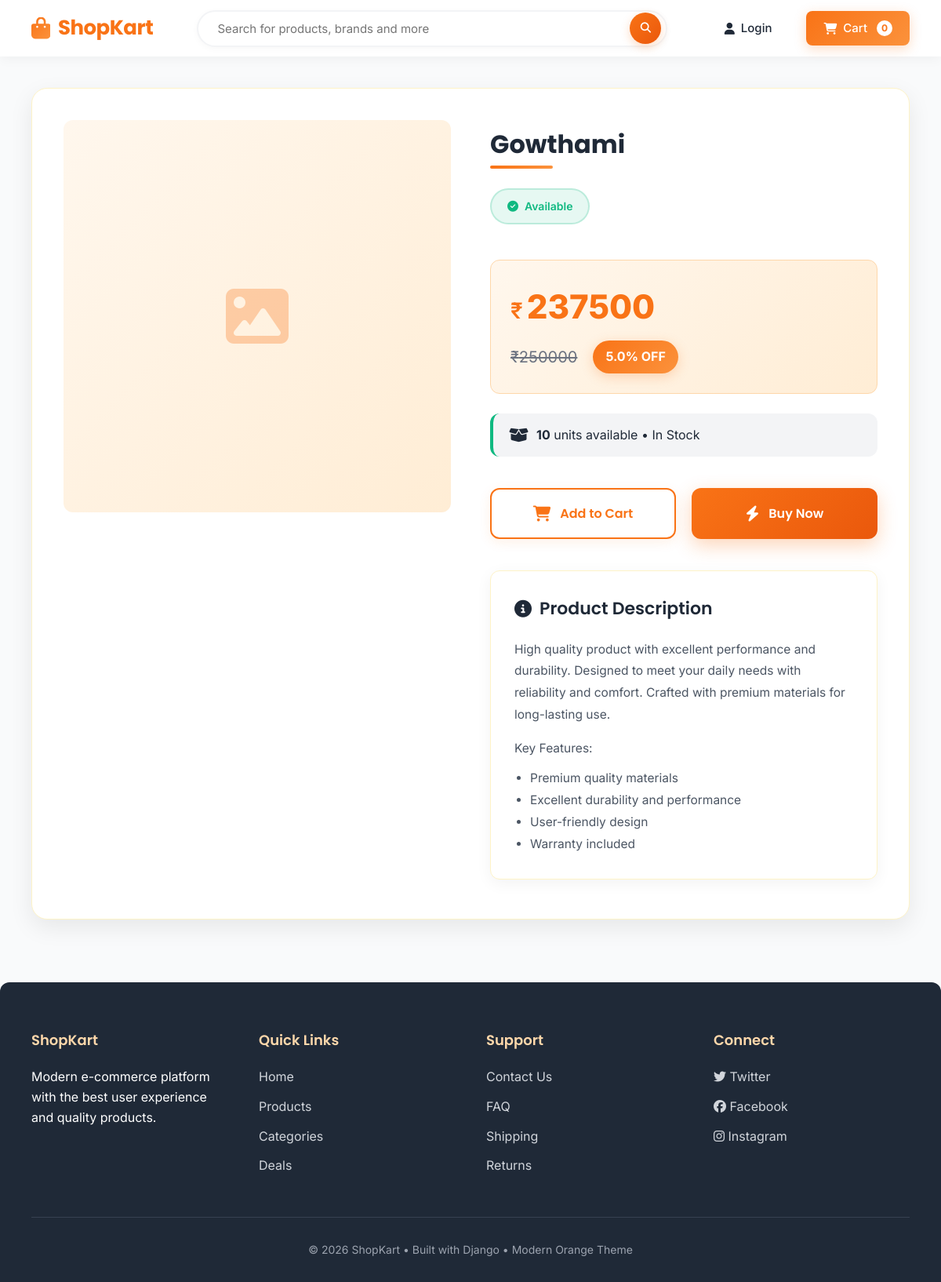
Before: /proucts/12/ with the older database file.
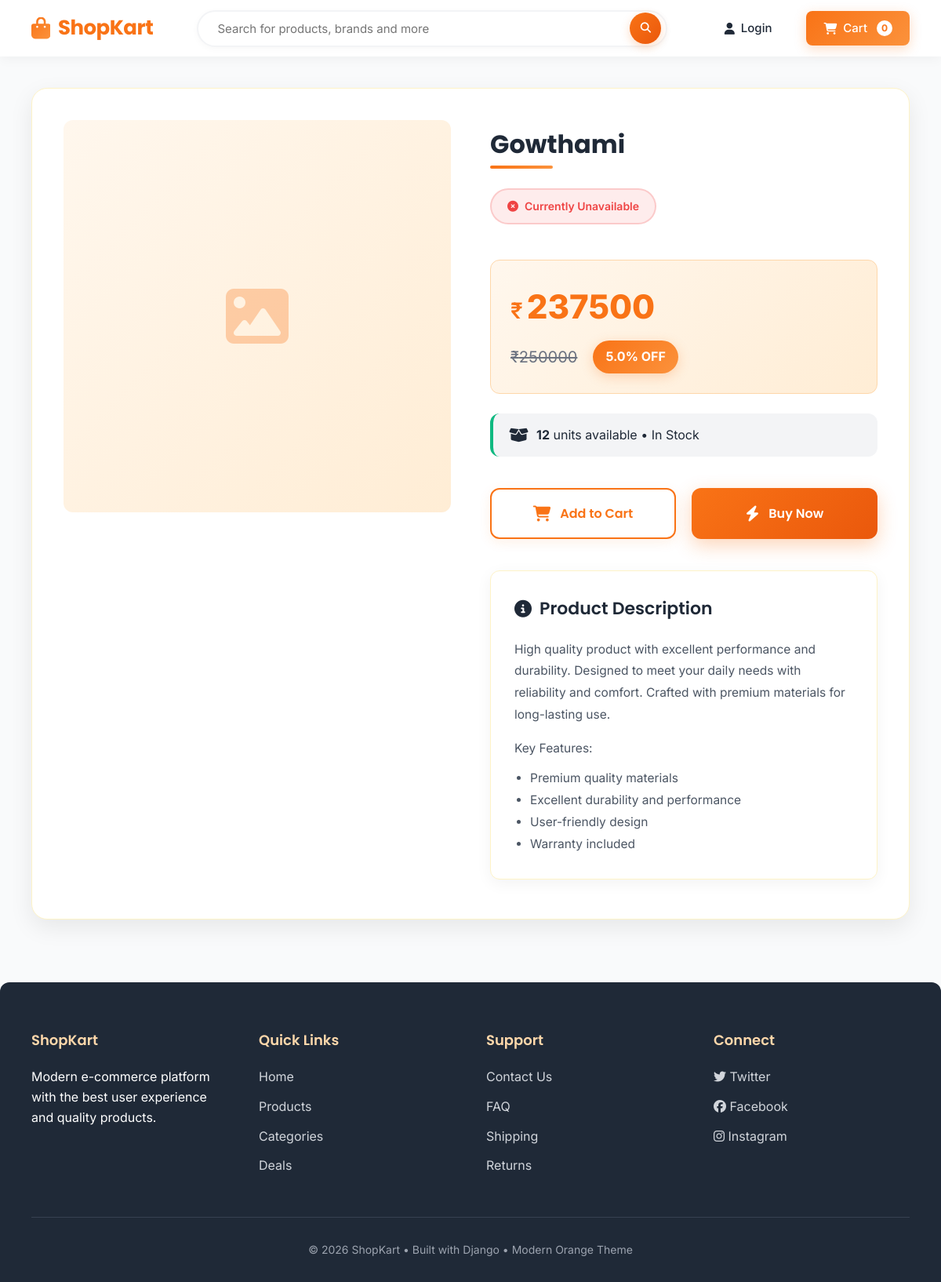
After: the same page with the newer database file.
### product/models.py (models this page shows)
class Product(models.Model):
    seller_id=models.ForeignKey(Seller_Profile,on_delete=models.CASCADE)
    category_id=models.ForeignKey(Category,on_delete=models.CASCADE)
    name=models.CharField(max_length=100)
    price=models.FloatField()
    discount_percentage=models.FloatField()
    stock=models.IntegerField()
    is_active=models.BooleanField(default=False)
    created_date=models.DateTimeField(auto_now_add=True)
    def create_discount_price(self):
        acc_price=self.price-(self.price*(self.discount_percentage/100))
        return acc_price

### product/views.py (the view)
# urls.py: path('proucts/<int:id>/',detail_product,name='product_detail'),
def detail_product(request,id):
    prod=Product.objects.get(id=id)
    prod.discount_price=prod.create_discount_price()
    return render(request,'customer/detail_product.html',{'prod':prod})

### template/customer/detail_product.html (shortened to what this page needs)
{% extends 'customer/base.html' %}
{% block content %}
<div class="product-detail-container">
    <div class="product-card">
        <div class="image-section">
            {% with prod.product_image_set.first as img %}
                {% if img and img.image %}
                    <img src="{{ img.image.url }}" alt="{{ prod.name }}" class="product-image">
                {% else %}
                    <i class="fas fa-image image-placeholder"></i>
                {% endif %}
            {% endwith %}
        </div>
        <div class="info-section">
            <h1 class="product-title">{{ prod.name }}</h1>
            <div class="status-badge {% if prod.is_active %}active{% else %}inactive{% endif %}">
                <i class="fas {% if prod.is_active %}fa-check-circle{% else %}fa-times-circle{% endif %}"></i>
                {{ prod.is_active|yesno:"Available,Currently Unavailable" }}
            </div>
            <div class="price-section">
                <div class="final-price">
                    {{ prod.discount_price|floatformat:0 }}
                </div>
                <div class="price-comparison">
                    <span class="original-price">
                        ₹{{ prod.price|floatformat:0 }}
                    </span>
                    <span class="discount-badge">
                        {{ prod.discount_percentage }}% OFF
                    </span>
                </div>
            </div>
            <div class="stock-info {% if prod.stock > 0 %}in-stock{% else %}out-of-stock{% endif %}">
                <i class="fas {% if prod.stock > 0 %}fa-box-open stock-icon{% else %}fa-box stock-icon{% endif %}"></i>
                <span>
                    {% if prod.stock > 0 %}
                        <strong>{{ prod.stock }}</strong> units available • In Stock
                    {% else %}
                        Currently out of stock
                    {% endif %}
                </span>
            </div>
            <div class="action-buttons">
                <button class="action-btn cart-btn" id="addToCartBtn">
                    <i class="fas fa-shopping-cart btn-icon"></i>
                    <span>Add to Cart</span>
                </button>
                <button class="action-btn buy-btn" id="buyNowBtn">
                    <i class="fas fa-bolt btn-icon"></i>
                    <span>Buy Now</span>
                </button>
            </div>
            <div class="description-section">
                <h3 class="description-title">
                    <i class="fas fa-info-circle"></i>
                    Product Description
                </h3>
                <div class="description-content">
                    {% if prod.description %}
                        {{ prod.description|linebreaks }}
                    {% else %}
                        <p>High quality product with excellent performance and durability.
                        Designed to meet your daily needs with reliability and comfort.
                        Crafted with premium materials for long-lasting use.</p>
                        <p style="margin-top: 15px;">Key Features:</p>
                        <ul style="margin-top: 10px; padding-left: 20px;">
                            <li>Premium quality materials</li>
                            <li>Excellent durability and performance</li>
                            <li>User-friendly design</li>
                            <li>Warranty included</li>
                        </ul>
                    {% endif %}
                </div>
            </div>
        </div>
    </div>
</div>
{% endblock %}

Changed rows visible on the page:
changed Product "Gowthami": is_active "Available" → "Currently Unavailable"; stock "10" → "12"
